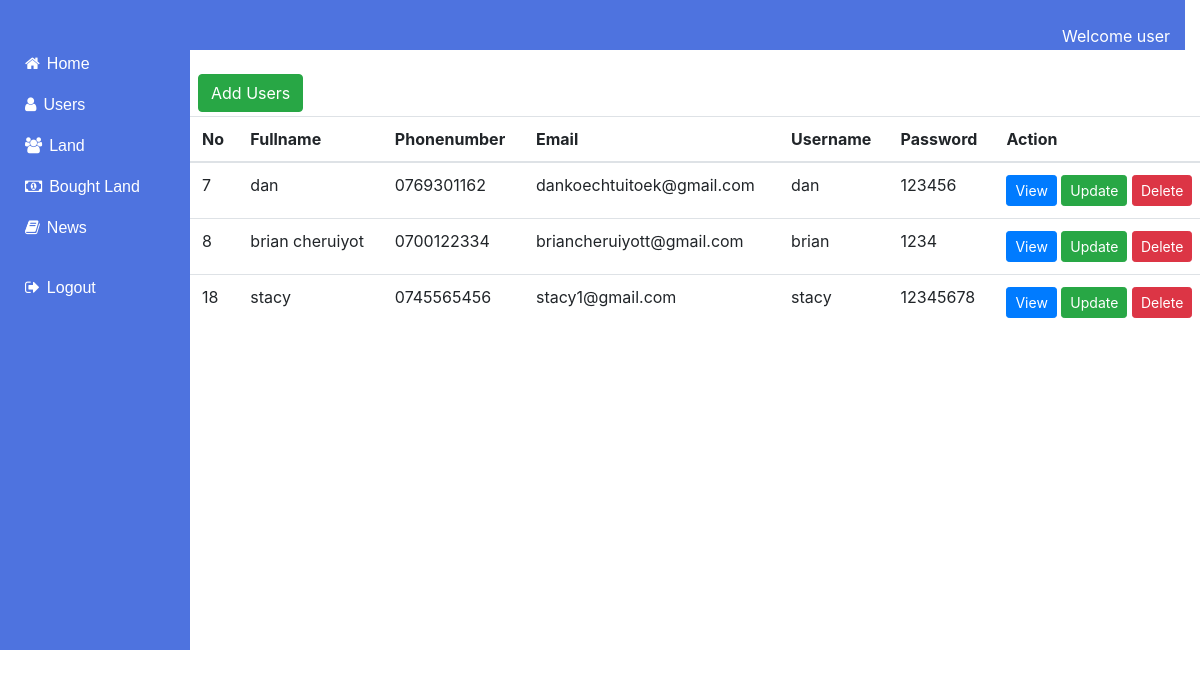
Screenshot of /admin/user.php with the database file from the repository.
### tables this page shows
CREATE TABLE `users` (
  `id` int(20) NOT NULL,
  `fullname` varchar(100) NOT NULL,
  `phonenumber` varchar(100) NOT NULL,
  `email` varchar(100) NOT NULL,
  `username` varchar(100) NOT NULL,
  `password` varchar(100) NOT NULL,
  `usertype` enum('admin','user') NOT NULL
);

### admin/user.php (the view)
<?php require_once('header.php')?>
<?php require_once('sidebar.php')?>
    <div class="col-sm-10">
               <br>
               <div class="row">
                  <a href="addUser.php" class="btn btn-success ml-2 mb-1" style="float:right;">Add Users</a>
                  <br>
                   <table class="table">
                      <thead>
                         <tr>
                           <th>No</th>
                           <th>Fullname</th>
                           <th>Phonenumber</th>
                           <th>Email</th>
                           <th>Username</th>
                           <th>Password</th>
                           <th>Action</th>
                         </tr>
                      </thead>
                      <tbody>
                      <?php
                        require_once('connection.php');
                        $sql="SELECT * FROM `users`";
                        $result=mysqli_query($conn,$sql);
                        while($row=mysqli_fetch_array($result)){
                           ?>
                            <tr>
                              <td><?php echo$row['id']?></td>
                              <td><?php echo$row['fullname']?></td>
                              <td><?php echo$row['phonenumber']?></td>
                              <td><?php echo$row['email']?></td>
                              <td><?php echo$row['username']?></td>
                              <td><?php echo$row['password']?></td>
                              <td>
                                 <a href="/land/admin/viewUser.php?id=<?php echo$row['id']?>" class="btn btn-sm btn-primary">View</a>
                                 <a href="/land/adminDashboard/updateStudent.php?id=<?php echo$row['id']?>" class="btn btn-sm btn-success">Update</a>
                                 <a href="/land/admin/deleteUser.php?id=<?php echo$row['id']?>" class="btn btn-sm btn-danger">Delete</a>
                              </td>
                           </tr>
                           <?php
                        }
                      ?>
                      </tbody>
                   </table>
               </div>
           </div>
<?php require_once('footer.php')?>

### admin/header.php (shortened to what this page needs)
<html>
<link rel="stylesheet" href="/land/admin/bootstrap/css/bootstrap.min.css">
<link rel="stylesheet" href="/land/admin/font-awesome/css/font-awesome.min.css">
<body>
    <div class="container-fliud">
       <div class="row" style="background-color: #4e73df;;;width:100%;height:50px;">
         <div class="col-sm-12">
             <br>
             <p style="float:right;color:white">Welcome user
         </div>
       </div>

### admin/sidebar.php
<div class="row">
           <div class="col-sm-2" style="background-color: #4e73df;height:600px;padding-top: 5px;padding-left: 40px;">
             <a href="/land/index.php" >
             	<i class="fa fa-home" style="font-size:1rem; color:white">
             		<label style="cursor: pointer;margin: 0px;font-family: arial; padding-left: 3px;">Home</label>
             	</i>
            </a><br><br>
             <a href="user.php" >
             	<i class="fa fa-user" style="font-size:1rem; color:white">
             		<label style="cursor: pointer;margin: 0px; font-family: arial; padding-left: 3px;">Users</label>
             	</i>
             </a><br><br>
             <a href="land.php" >
             	<i class="fa fa-group" style="font-size:1rem; color:white">
             		<label style="cursor: pointer;margin: 0px; font-family: arial; padding-left: 3px;">Land</label>
             	</i>
             </a><br><br>
             <a href="boughtland.php" >
             	<i class="fa fa-money" style="font-size:1rem; color:white">
             		<label style="cursor: pointer;margin: 0px; font-family: arial; padding-left: 3px;">Bought Land</label>
             	</i>
             </a><br><br>
             <a href="news.php" >
                  <i class="fa fa-book" style="font-size:1rem; color:white">
                        <label style="cursor: pointer;margin: 0px; font-family: arial; padding-left: 3px;">News</label>
                  </i>
             </a><br><br>
             <a href="LogOut.php" >
             	<i class="fa fa-sign-out" namme="log_outbtn" style="font-size:1rem; color:white">
             		<label style="cursor: pointer;margin: 0px; font-family: arial;padding-top: 20px; padding-left: 3px;">Logout</label>
             	</i>
             </a><br><br>
</div>

### admin/footer.php
       </div>
    </div>
</body>
</html>

### rows the page displays
users: id "7", fullname "dan", phonenumber "0769301162", email "dankoechtuitoek@gmail.com", username "dan", password "123456"
users: id "8", fullname "brian cheruiyot", phonenumber "0700122334", email "briancheruiyott@gmail.com", username "brian", password "1234"
users: id "18", fullname "stacy", phonenumber "0745565456", email "stacy1@gmail.com", username "stacy", password "12345678"
